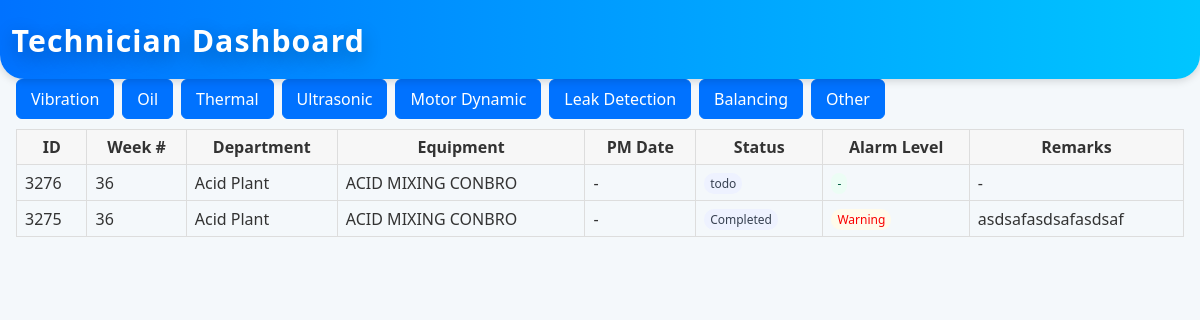
Page /technician/?planner_id=715 on the committed database.
### app/models.py (models this page shows)
class CBMTesting(db.Model):
    __tablename__ = 'CBM_Testing'
    Testing_ID = db.Column(db.Integer, primary_key=True)
    CBM_Technician_ID = db.Column(db.Integer, db.ForeignKey('CBM_Technician.CBM_ID'))
    Equipment_ID = db.Column(db.Integer, db.ForeignKey('Equipment.EquipmentID'))
    Test_Date = db.Column(db.Text)
    Result = db.Column(db.Text)
    technician = db.relationship('CBMTechnician', backref='testings')
    equipment = db.relationship('Equipment', backref='testings')

### tables this page shows
CREATE TABLE Planner (
    id INTEGER PRIMARY KEY AUTOINCREMENT,
    week_number INTEGER,
    year INTEGER,
    department TEXT,
    equipment TEXT,
    date TEXT,
    day TEXT,
    pm_date TEXT,
    schedule_type TEXT DEFAULT 'Planned',
    proposed_target_date TEXT
);

### app/technician_routes.py (the view, shortened to what this page needs)
@technician.route('/')
def dashboard():
    status = request.args.get('status')
    planner_id = request.args.get('planner_id')
    ttype = request.args.get('type')
    with db.engine.begin() as conn:
        _ensure_schema(conn)
        base = (
            "SELECT t.Testing_ID, t.Test_Type, t.Status, t.Done, t.Alarm_Level, t.Notes, t.Done_Tested_Date, t.planner_id, "
            "p.department, p.equipment, p.week_number, p.year "
            "FROM CBM_Testing t LEFT JOIN Planner p ON p.id = t.planner_id"
        )
        clauses = []
        params = {}
        if planner_id:
            clauses.append("t.planner_id = :pid")
            params['pid'] = planner_id
        if ttype:
            clauses.append("t.Test_Type LIKE :tt")
            params['tt'] = f"%{ttype}%"
        if clauses:
            base += " WHERE " + " AND ".join(clauses)
        base += " ORDER BY t.Testing_ID DESC LIMIT 200"
        res = conn.execute(text(base), params)
        tasks = []
        for r in res.mappings():
            tasks.append(_row_to_task_dict(r))
    return render_template('technician/dashboard.html', tasks=tasks, status=status)

### app/technician_routes.py (called while the page is built)
def _row_to_task_dict(row):
    try:
        done_date = row['Done_Tested_Date']
    except Exception:
        try:
            done_date = row.get('Done_Tested_Date')
        except Exception:
            done_date = None
    return dict(
        id=row['Testing_ID'],
        planner_id=row['planner_id'],
        testing_type=row['Test_Type'],
        status=row['Status'] or ('done' if (row['Done'] or 0) == 1 else 'todo'),
        alarm_level=row['Alarm_Level'],
        notes=row['Notes'],
        equipment=row['equipment'],
        department=row['department'],
        week_number=row['week_number'],
        year=row['year'],
        done_tested_date=done_date,
    updated_at=(row.get('updated_at') if isinstance(row, dict) else None),
    )

### app/templates/technician/dashboard.html (shortened to what this page needs)
<!DOCTYPE html>
<html lang="en">
<head>
  <link rel="stylesheet" href="/static/style.css">
</head>
<body>
  <header class="page-header">
    <h1>{{ page_title or 'Technician Dashboard' }}</h1>
  </header>
  <main class="container">
    <nav style="margin-bottom:10px; display:flex; gap:8px; flex-wrap:wrap;">
      <a class="btn" href="/technician/vibration">Vibration</a>
      <a class="btn" href="/technician/oil">Oil</a>
      <a class="btn" href="/technician/thermal">Thermal</a>
      <a class="btn" href="/technician/ultrasonic">Ultrasonic</a>
      <a class="btn" href="/technician/motor_dynamic">Motor Dynamic</a>
      <a class="btn" href="/technician/leak_detection">Leak Detection</a>
      <a class="btn" href="/technician/balancing">Balancing</a>
      <a class="btn" href="/technician/other">Other</a>
    </nav>
    {% if tasks|length == 0 %}
      <p>No tasks found.</p>
    {% else %}
  <table>
        <thead>
          <tr>
    <th>ID</th>
    <th>Week #</th>
    <th>Department</th>
    <th>Equipment</th>
    <th>PM Date</th>
    <th>Status</th>
    <th>Alarm Level</th>
    <th>Remarks</th>
          </tr>
        </thead>
        <tbody>
          {% for t in tasks %}
          <tr>
    <td>{{ t.id or '' }}</td>
            <td>{{ t.week_number or '' }}</td>
            <td>{{ t.department or '' }}</td>
            <td>{{ t.equipment or '' }}</td>
    <td>{{ t.pm_date or '-' }}</td>
          <td>
            {% set s = (t.status or '') %}
            <span class="badge">{{ s }}</span>
          </td>
          <td>
            {% set a = (t.alarm_level or '-') %}
            {% set acls = 'alarm-normal' %}
            {% if a == 'Critical' %}{% set acls = 'alarm-critical' %}{% elif a == 'Warning' %}{% set acls = 'alarm-warning' %}{% endif %}
            <span class="badge {{ acls }}">{{ a }}</span>
          </td>
  <td>{{ t.notes or '-' }}</td>
          </tr>
          {% endfor %}
        </tbody>
      </table>
    {% endif %}
  </main>
</body>
</html>

### static/style.css (style rules this page uses)
.badge { display: inline-block; padding: 2px 6px; border-radius: 10px; background: #eef2ff; color: #374151; font-size: 12px; margin-right: 6px; }
.alarm-normal { background: #ecfdf5; color: #065f46; }
.alarm-warning { background: #fffbeb; color: #fa0000; }
body { margin: 0; font-family: 'Segoe UI', Arial, sans-serif; background: #f4f8fb; color: #333; }
.container { max-width: 1200px; margin: 0 auto; padding: 0 16px; }
.btn { display: inline-block; padding: 8px 14px; border-radius: 6px; background: #0072ff; color: #fff; text-decoration: none; border: 1px solid #0072ff; transition: background .2s ease, color .2s ease, border-color .2s ease, box-shadow .2s ease; }
:root { font-size: 16px; --kpi-blue-1: #1f5eff; --kpi-blue-2: #22d3ee; --kpi-green-1: #16a34a; --kpi-green-2: #84cc16; --kpi-amber-1: #f59e0b; --kpi-amber-2: #fde047; --kpi-slate-1: #475569; --kpi-slate-2: #94a3b8; --kpi-red-1: #ef4444; --kpi-red-2: #fb7185; }
header { position: relative; background: linear-gradient(90deg, #007bff, #28a745); background-size: 300% 300%; color: #fff; padding: 2em 1em 1em 1em; text-align: center; box-shadow: 0 4px 16px rgba(0, 0, 0, 0.1); border-bottom-left-radius: 24px; border-bottom-right-radius: 24px; animation: gradientMove 10s ease infinite; }
header h1 { margin: 0; font-size: 2.8em; letter-spacing: 2px; font-weight: 800; text-shadow: 0 4px 12px rgba(0, 0, 0, 0.2); transition: transform 0.3s, text-shadow 0.3s; }
.page-header { background: linear-gradient(90deg, #0072ff, #00c6ff); padding: 20px; text-align: left; display: flex; align-items: center; justify-content: space-between; gap: 12px; color: white; box-shadow: 0 2px 8px rgba(0,0,0,0.15); }
.page-header h1 { margin: 0; font-size: 1.8rem; letter-spacing: 1px; }
table, .planner-table, .table { border-collapse: collapse; }
table th, table td, .planner-table th, .planner-table td, .table th, .table td { border-bottom: 1px solid #ddd; }
table tbody tr:last-child td, .planner-table tbody tr:last-child td, .table tbody tr:last-child td { border-bottom: 1px solid #ddd !important; }

### app/templates/technician/dashboard.html (style rules this page uses)
table { width:100%; border-collapse: collapse; }
th, td { border:1px solid #ddd; padding:6px 8px; }
thead tr { background:#f7f7f7; }

### rows in the picture
CBMTesting: Testing_ID "3276", week_number "36", department "Acid Plant", equipment "ACID MIXING CONBRO", pm_date "-", s "todo", a "-", notes "-"
CBMTesting: Testing_ID "3275", week_number "36", department "Acid Plant", equipment "ACID MIXING CONBRO", pm_date "-", Status "Completed", Alarm_Level "Warning", Notes "asdsafasdsafasdsaf"

### other values in the picture
{{ page_title or 'Technician Dashboard' }} "Technician Dashboard"
